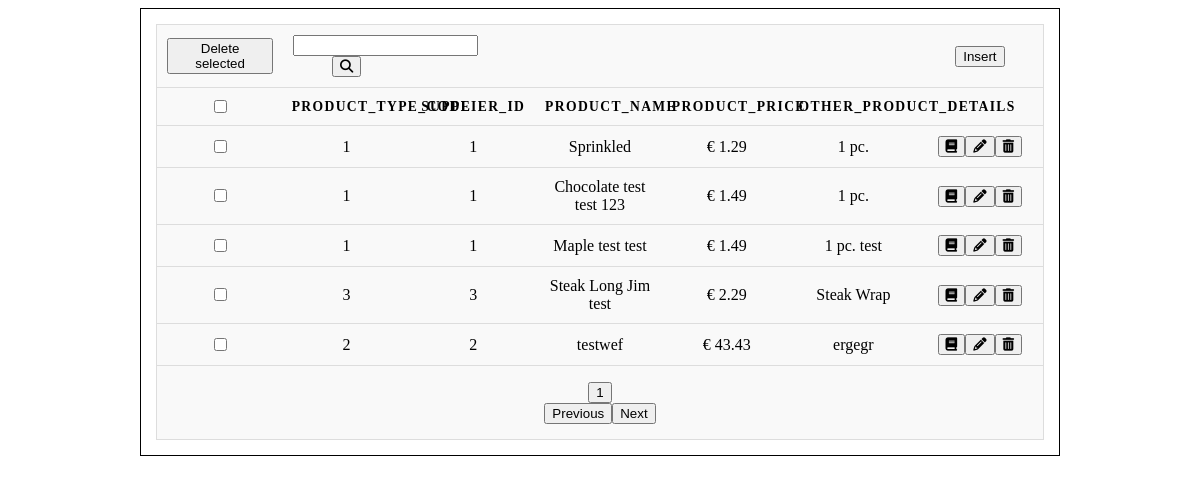
The page /php/StarDunks/lvl1/lvl1.php on the database its author committed.
### tables this page shows
CREATE TABLE IF NOT EXISTS `Products` (
  `product_id` int(11) NOT NULL AUTO_INCREMENT,
  `product_type_code` int(11) DEFAULT NULL,
  `supplier_id` int(11) DEFAULT NULL,
  `product_name` varchar(50) DEFAULT NULL,
  `product_price` decimal(19,2) DEFAULT NULL,
  `other_product_details` varchar(50) DEFAULT NULL,
  PRIMARY KEY (`product_id`)
);

### php/class.DbHandler.php (called while the page is built, shortened)
<?php
class DbHandler
{
    function __construct($servername, $dbname, $username, $password) {
        try {
            $this->conn = new PDO("mysql:host=$servername;dbname=$dbname", $username, $password);
            $this->conn->setAttribute(PDO::ATTR_ERRMODE, PDO::ERRMODE_EXCEPTION);
            return true;
        } catch(PDOException $e) {
            return "Connection failed";
        }
    }
    function readData($sql) {
        try {
            $stmt = $this->conn->prepare($sql);
            $stmt->execute();
            $result = $stmt->fetchAll(PDO::FETCH_ASSOC);
            return $result;
        } catch(PDOException $e) {
            return "Error: " . $sql . "<br>" . $e->getMessage();
        }
    }
}

### php/StarDunks/lvl1/lvl1.php (the view, shortened to what this page needs)
<!DOCTYPE html>
<html>
<head>
</head>
<body>
<?php
    include '../../class.DbHandler.php';
    $dbName = 'Products';
    $tableID = 'product_id';
    $tableName = 'Products';
    $paginationStartFrom = 0;
    $paginationRowPerPage = 5;
    $paginationPageNumber = (isset($_GET['page'])) ? $_GET['page'] : '1';
    $crud = new DbHandler('192.168.56.1',$dbName,'mainuser','dev01dev');
    if (isset($paginationPageNumber)) {
        $paginationStartFrom = ($paginationPageNumber - 1) * $paginationRowPerPage;
        $sql = "SELECT * FROM `$tableName`";
        $res = $crud->readData($sql);
        $sql = "SELECT * FROM `$tableName` LIMIT $paginationStartFrom, $paginationRowPerPage";
    }
    if (isset($_POST['input-search'])) {
        $sql = "SELECT * FROM `$tableName` WHERE product_name LIKE '%".$_POST['input-search']."%' OR other_product_details LIKE '%".$_POST['input-search']."%'";
    } else {
        $sql = "SELECT * FROM `$tableName` LIMIT $paginationStartFrom, $paginationRowPerPage";
    }
    $res = $crud->readData($sql);
    echo '<div class=col-9>';
        $first = true;
        echo '<form class="table-form" method="post" action="">';
            echo '<table id="table-id">';
                echo '<tr>';
                    if ($first) {
                        echo '<td><button type="submit" name="btn-delete-all">Delete selected</button></td>';
                        echo '<td><input type="text" name="input-search" /><span class="search"></span><button type="submit" name="btn-search"><i class="fa fa-search" aria-hidden="true"></i></button></td>';
                        echo '<td></td>';
                        echo '<td></td>';
                        echo '<td></td>';
                        echo '<td></td>';
                        echo '<td><button type="submit" name="btn-insert">Insert</button></td>';
                    }
                echo '</tr>';
                foreach ($res as $row) {
                    echo '<tr>';
                        echo'<th><input type="checkbox" id="select-all" /></th>';
                        foreach (array_slice($row,1) as $key=>$value) {
                            echo '<th >' . $key . '</th>';
                        }
                        echo'<th></th>';
                    echo '</tr>';
                    break;
                }
                foreach ($res as $row) {
                    echo '<tr>';
                        echo '<td><input id="checkbox" type="checkbox" name="check_list[' . $row["$tableID"] . ']" value="' . $row["$tableID"] . '" /></td>';
                        echo '<td>' . $row['product_type_code'] . '</td>';
                        echo '<td>' . $row['supplier_id'] . '</td>';
                        echo '<td>' . $row['product_name'] . '</td>';
                        echo '<td>' . '&euro; ' . $row['product_price'] . '</td>';
                        echo '<td>' . $row['other_product_details'] . '</td>';
                        echo '<td><button type="submit" name="btn-read-newpage" value="' . $row["$tableID"] . '"><i class="fa fa-book" aria-hidden="true"></i></button>';
                        echo '<button type="submit" name="btn-update-newpage" value="' . $row["$tableID"] . '"><i class="fa fa-pencil" aria-hidden="true"></i></button>';
                        echo '<button type="submit" name="btn-delete-newpage" value="' . $row["$tableID"] . '"><i class="fa fa-trash" aria-hidden="true"></i></button></td>';
                    echo '</tr>';
                }
            echo '</table>';
        echo '</form>';
        $sql = "SELECT * FROM $tableName";
        $res = $crud->readData($sql);
        $paginationPageLimit = ceil(count($res) / $paginationRowPerPage);
        $PaginationPagePlus = $paginationPageNumber +1;
        $PaginationPageMin = $paginationPageNumber -1;
        echo '<div class="div-table">';
            echo '<div class="div-tr">';
                echo '<div class="div-td">';
                    echo '<form method="get" action="">';
                        for ($paginationPages = 1; $paginationPages <= $paginationPageLimit; $paginationPages++) {
                            echo '<button type="submit" name="page" value="' . $paginationPages . '">' . $paginationPages .'</button>';
                        }
                    echo '</form>';
                    echo '<form method="post" action="">';
                        echo '<button type="submit" name="previous" value=' . $PaginationPageMin . '>Previous</button>';
                        echo '<button type="submit" name="next" value=' . $PaginationPagePlus . '>Next</button>';
                    echo '</form>';
                echo '</div>';
            echo '</div>';
        echo '</div>';
    echo '</div>';
?>

### php/StarDunks/lvl1/lvl1.php (style rules this page uses)
[class*="col-"] { padding: 15px; border: 1px solid black; }
.col-9 { width: 75%;margin: 0 auto; }
table { border: 1px solid #ccc; border-collapse: collapse; margin: 0; padding: 0; width: 100%; table-layout: fixed; }
table tr { background: rgba(248, 248, 248, 0.76); border: 1px solid #ddd; padding: .35em; }
table th, table td { padding: .625em; text-align: center; }
table th { font-size: .85em; letter-spacing: .1em; text-transform: uppercase; }
.table-form { margin-bottom: 0em; }
.div-table { margin: 0; padding: 0; width: 100%; table-layout: fixed; }
.div-tr { background: rgba(248, 248, 248, 0.76); border-right: 1px solid #ddd; border-bottom: 1px solid #ddd; border-left: 1px solid #ddd; padding: .35em; }
.div-td { padding: .625em; text-align: center; }

### rows shown on the page
products: key "PRODUCT_TYPE_CODE", key "SUPPLIER_ID", key "PRODUCT_NAME", key "PRODUCT_PRICE", key "OTHER_PRODUCT_DETAILS", product_type_code "1", supplier "1", product_name "Sprinkled", product_price "1.29", other_product_details "1 pc."
products: product_type_code "1", supplier "1", product_name "Chocolate test test 123", product_price "1.49", other_product_details "1 pc.", $row["$tableID"] 2 (drawn)
products: product_type_code "1", supplier "1", product_name "Maple test test", product_price "1.49", other_product_details "1 pc. test", $row["$tableID"] 3 (drawn)
products: product_type_code "3", supplier "3", product_name "Steak Long Jim test", product_price "2.29", other_product_details "Steak Wrap", $row["$tableID"] 5 (drawn)
products: product_type_code "2", supplier "2", product_name "testwef", product_price "43.43", other_product_details "ergegr", $row["$tableID"] 21 (drawn)
